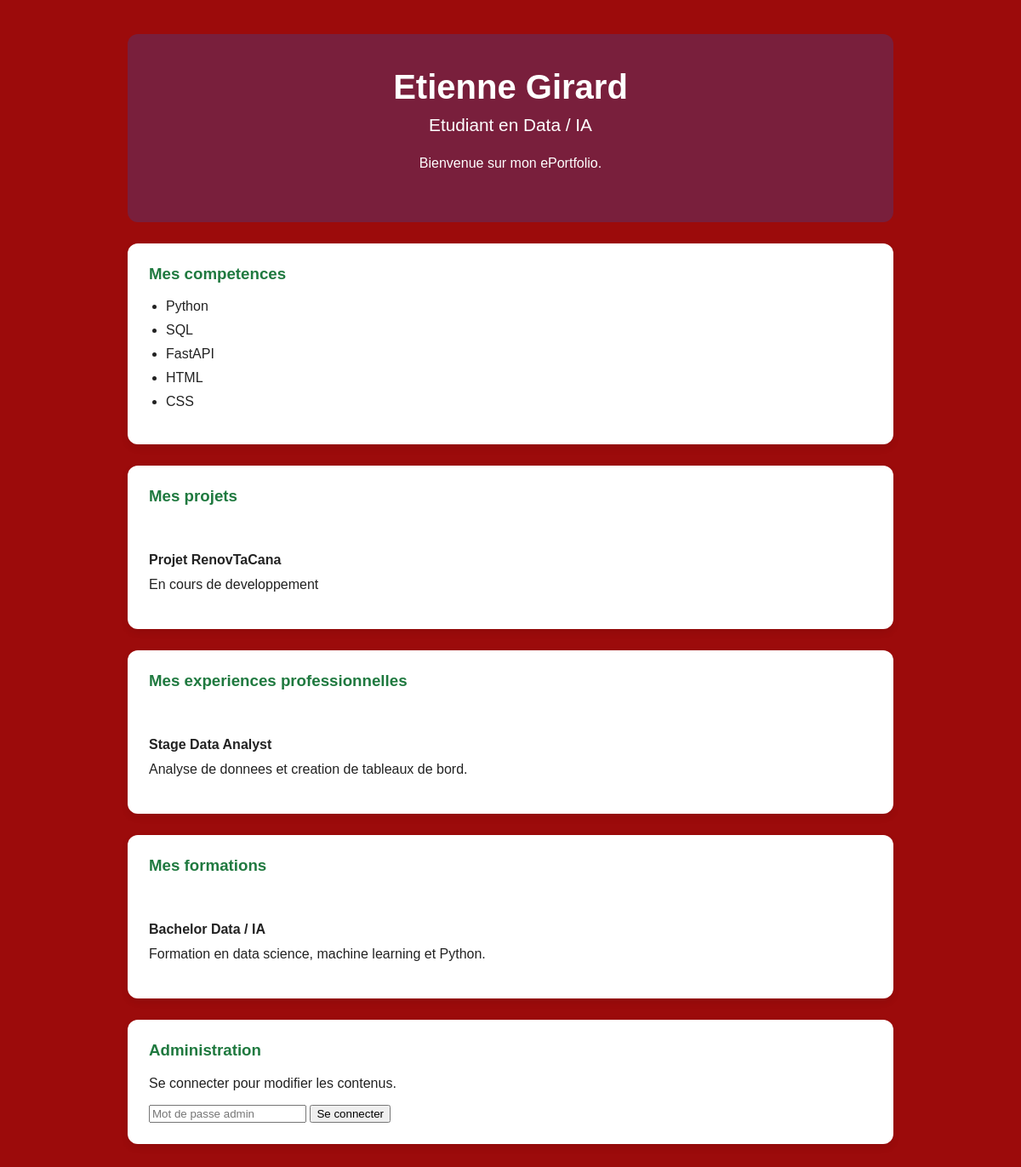
The page / on the database its author committed.
### main.py (models this page shows)
class Project(SQLModel, table=True):
    id: int | None = Field(default=None, primary_key=True)
    titre: str
    description: str

class ExperienceProfessionnelle(SQLModel, table=True):
    id: int | None = Field(default=None, primary_key=True)
    titre: str
    description: str

class Formation(SQLModel, table=True):
    id: int | None = Field(default=None, primary_key=True)
    titre: str
    description: str

### main.py (the view)
@app.get("/", response_class=HTMLResponse)
def accueil(request: Request, session: Session = Depends(get_session)):
    projets = session.exec(select(Project)).all()
    experiences = session.exec(select(ExperienceProfessionnelle)).all()
    formations = session.exec(select(Formation)).all()
    auth_error = request.query_params.get("auth") == "error"
    return templates.TemplateResponse(
        request,
        "index.html",
        {
            "profil": profil,
            "competences": competences,
            "projets": projets,
            "experiences": experiences,
            "formations": formations,
            "css_version": get_css_version(),
            "is_admin": is_admin_authenticated(request),
            "auth_error": auth_error,
        },
    )

### templates/index.html (shortened to what this page needs)
<!DOCTYPE html>
<html lang="fr">
<head>
    <link rel="stylesheet" href="{{ url_for('static', path='style.css') }}?v={{ css_version }}">
</head>
<body>
    <div class="container">
        <header class="hero">
            <h1>{{ profil.nom }}</h1>
            <h2>{{ profil.titre }}</h2>
            <p>{{ profil.presentation }}</p>
        </header>
        <section class="card">
            <h3>Mes competences</h3>
            <ul>
                {% for competence in competences %}
                <li>{{ competence }}</li>
                {% endfor %}
            </ul>
        </section>
        <section class="card">
            <h3>Mes projets</h3>
            {% for projet in projets %}
            <div class="project">
                <h4>{{ projet.titre }}</h4>
                <p>{{ projet.description }}</p>
            </div>
            {% else %}
            <p>Aucun projet pour le moment.</p>
            {% endfor %}
        </section>
        <section class="card">
            <h3>Mes experiences professionnelles</h3>
            {% for experience in experiences %}
            <div class="project">
                <h4>{{ experience.titre }}</h4>
                <p>{{ experience.description }}</p>
            </div>
            {% else %}
            <p>Aucune experience pour le moment.</p>
            {% endfor %}
        </section>
        <section class="card">
            <h3>Mes formations</h3>
            {% for formation in formations %}
            <div class="project">
                <h4>{{ formation.titre }}</h4>
                <p>{{ formation.description }}</p>
            </div>
            {% else %}
            <p>Aucune formation pour le moment.</p>
            {% endfor %}
        </section>
        <section class="card">
            <h3>Administration</h3>
            {% if is_admin %}
            <p>Le contenu peut etre modifie.</p>
            <form method="post" action="/logout">
                <button type="submit" class="delete-btn">Se deconnecter</button>
            </form>
            {% else %}
            <p>Se connecter pour modifier les contenus.</p>
            <form method="post" action="/login" class="project-form">
                <input type="password" name="password" placeholder="Mot de passe admin" required>
                <button type="submit">Se connecter</button>
            </form>
            {% endif %}
        </section>
    </div>
</body>
</html>

### static/style.css (style rules this page uses)
body { margin: 0; font-family: Arial, sans-serif; background-color: oklab(43.951% 0.15294 0.08284); color: #222222; }
.container { width: 90%; max-width: 900px; margin: 40px auto; }
.hero { background-color: #791f3c; color: white; padding: 40px; border-radius: 12px; text-align: center; }
.hero h1 { margin: 0; font-size: 2.5rem; }
.hero h2 { margin-top: 10px; font-size: 1.3rem; font-weight: normal; }
.hero p { margin-top: 20px; line-height: 1.6; }
.card { background-color: white; margin-top: 25px; padding: 25px; border-radius: 12px; box-shadow: 0 4px 10px rgba(0, 0, 0, 0.08); }
.card h3 { margin-top: 0; color: #1f793f; }
ul { padding-left: 20px; }
li { margin-bottom: 10px; }
.project { padding: 15px 0; border-bottom: 1px solid #dddddd; }
.project:last-child { border-bottom: none; }
.project h4 { margin-bottom: 8px; }
.project p { margin: 0; line-height: 1.5; }

### rows shown on the page
Project: titre "Projet RenovTaCana", description "En cours de developpement"
ExperienceProfessionnelle: titre "Stage Data Analyst", description "Analyse de donnees et creation de tableaux de bord."
Formation: titre "Bachelor Data / IA", description "Formation en data science, machine learning et Python."

### other values the page prints
{{ profil.nom }} "Etienne Girard"
{{ profil.titre }} "Etudiant en Data / IA"
{{ profil.presentation }} "Bienvenue sur mon ePortfolio."
{{ competence }} "Python" "SQL" "FastAPI" "HTML" "CSS"
